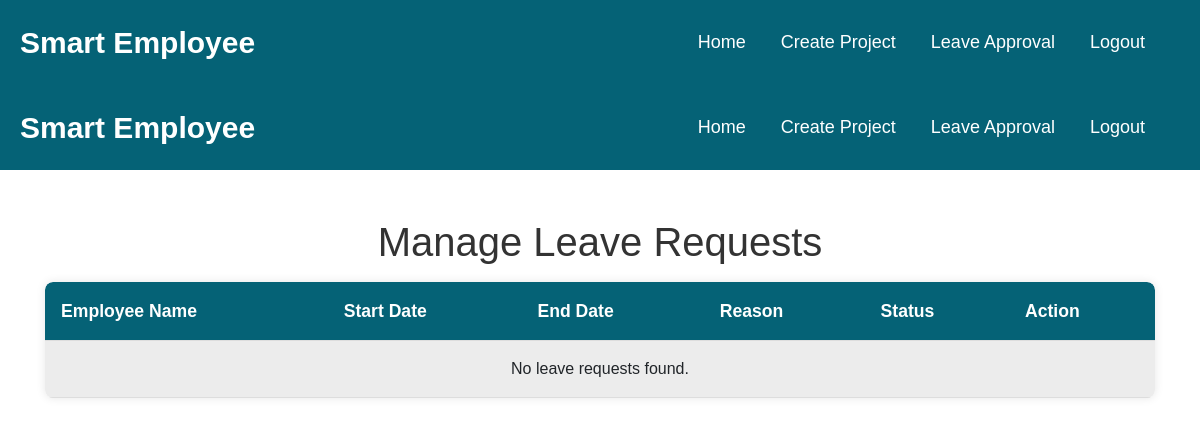
Before: /Manage_Leave_Requests.php with the older database file.
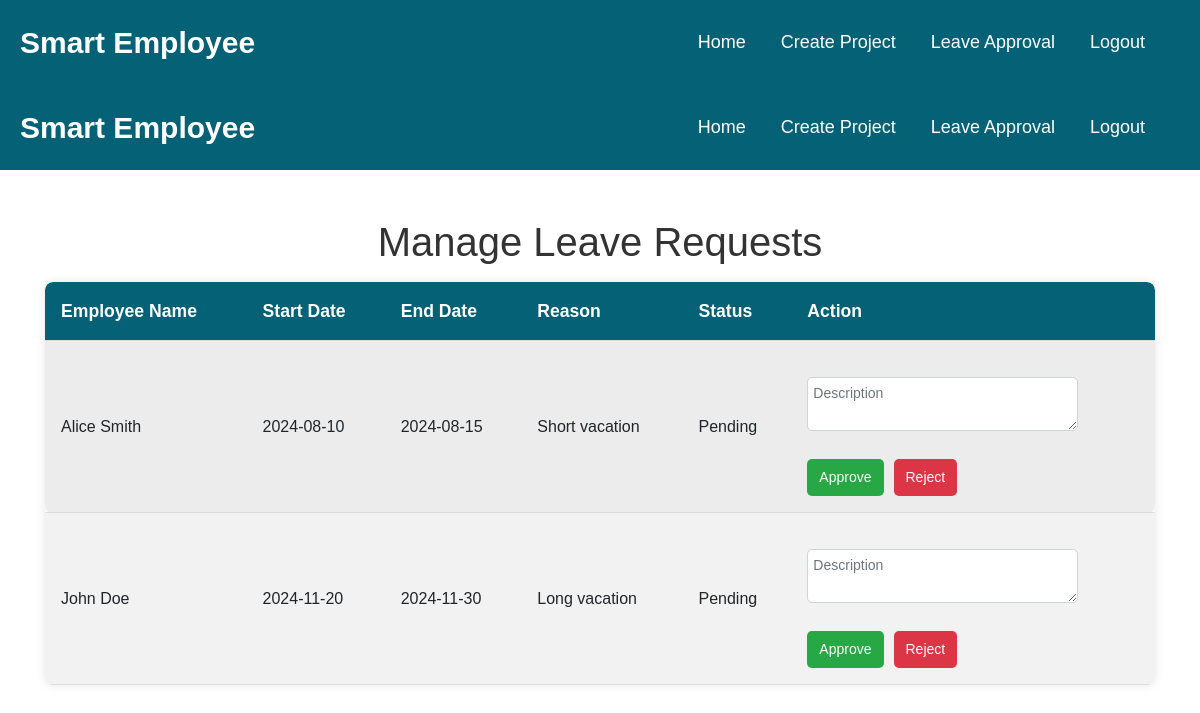
After: the same page with the newer database file.
### tables this page shows
CREATE TABLE `leaverequests` (
  `leave_id` int(11) NOT NULL,
  `user_id` int(11) NOT NULL,
  `LeaveType` enum('casual','sick','earned') NOT NULL,
  `start_date` date NOT NULL,
  `end_date` date NOT NULL,
  `reason` text NOT NULL,
  `status` enum('Pending','Approved','Rejected') NOT NULL DEFAULT 'Pending',
  `requested_on` date NOT NULL,
  `description` text DEFAULT NULL
);

CREATE TABLE `users` (
  `user_id` int(11) NOT NULL,
  `username` varchar(255) NOT NULL,
  `password` varchar(255) NOT NULL,
  `role` varchar(50) DEFAULT NULL,
  `first_name` varchar(100) DEFAULT NULL,
  `last_name` varchar(100) DEFAULT NULL,
  `email` varchar(255) NOT NULL,
  `phone` varchar(15) DEFAULT NULL,
  `address` varchar(255) DEFAULT NULL,
  `date_joined` date DEFAULT NULL,
  `department` varchar(100) DEFAULT NULL,
  `job_title` varchar(100) DEFAULT NULL,
  `date_of_birth` date DEFAULT NULL,
  `emergency_contact_name` varchar(100) DEFAULT NULL,
  `emergency_contact_phone` varchar(15) DEFAULT NULL,
  `emergency_contact_relation` varchar(100) DEFAULT NULL,
  `project_id` int(11) DEFAULT NULL
);

### Manage_Leave_Requests.php (the view, shortened to what this page needs)
<?php
require_once 'db_connection.php';
$sql = "SELECT lr.leave_id, u.first_name, u.last_name, lr.start_date, lr.end_date, lr.reason, lr.status
        FROM LeaveRequests lr
        JOIN Users u ON lr.user_id = u.user_id
        WHERE lr.status = 'Pending'";
$stmt = $pdo->query($sql);
$leave_requests = $stmt->fetchAll(PDO::FETCH_ASSOC);
?>
<!DOCTYPE html>
<html lang="en">
<head>
    <link rel="stylesheet" href="https://cdn.jsdelivr.net/npm/bootstrap@4.6.2/dist/css/bootstrap.min.css">
    <link rel="stylesheet" href="assets/css/style.css">
    <link rel="stylesheet" href="assets/css/style.css">
</head>
<body>
<header>
    <nav class="navigation">
        <a class="navigation-logo" href="#">Smart Employee</a>
        <div class="navigation-cont">
            <a class="navigation-link" href="projectmanager.php">Home</a>
            <a class="navigation-link" href="management.php">Create Project</a>
            <a class="navigation-link" href="Manage_Leave_Requests.php">Leave Approval</a>
            <a class="navigation-link" href="logout.php">Logout</a>
        </div>
    </nav>
  <nav class="navigation">
    <a class="navigation-logo" href="#">Smart Employee</a>
    <div>
      <div class="navigation-cont">
        <a class="navigation-link" href="projectmanager.php">Home</a>
        <a class="navigation-link" href="management.php">Create Project</a>
        <a class="navigation-link" href="Manage_Leave_Requests.php">Leave Approval</a>
        <a class="navigation-link" href="logout.php">Logout</a>
      </div>
    </div>
  </nav>
</header>
<main class="container mt-5">
    <h1>Manage Leave Requests</h1>
    <table class="leave-requests-table table-striped">
        <thead>
            <tr>
                <th>Employee Name</th>
                <th>Start Date</th>
                <th>End Date</th>
                <th>Reason</th>
                <th>Status</th>
                <th>Action</th>
            </tr>
        </thead>
        <tbody>
            <?php if (empty($leave_requests)): ?>
                <tr>
                    <td colspan="6" class="text-center">No leave requests found.</td>
                </tr>
            <?php else: ?>
                <?php foreach ($leave_requests as $request): ?>
                    <tr>
                        <td><?php echo htmlspecialchars($request['first_name'] . ' ' . $request['last_name']); ?></td>
                        <td><?php echo htmlspecialchars($request['start_date']); ?></td>
                        <td><?php echo htmlspecialchars($request['end_date']); ?></td>
                        <td><?php echo htmlspecialchars($request['reason']); ?></td>
                        <td><?php echo htmlspecialchars($request['status']); ?></td>
                        <td>
                            <form method="post" style="display:inline-block;">
                                <div class="form-group">
                                    <textarea name="description" rows="2" cols="30" placeholder="Description" required class="form-control mb-2"></textarea>
                                </div>
                                <div class="action-buttons">
                                    <button type="submit" class="btn btn-success btn-sm mt-2" onclick="setStatus('Approved', <?php echo $request['leave_id']; ?>)">Approve</button>
                                    <button type="submit" class="btn btn-danger btn-sm mt-2" onclick="setStatus('Rejected', <?php echo $request['leave_id']; ?>)">Reject</button>
                                </div>
                            </form>
                        </td>
                    </tr>
                <?php endforeach; ?>
            <?php endif; ?>
        </tbody>
    </table>
</main>
</body>
</html>

Changed rows visible on the page:
added leaverequests: user.last_name "Alice Smith", start_date "2024-08-10", end_date "2024-08-15", reason "Short vacation", status "Pending"
added leaverequests: user.last_name "John Doe", start_date "2024-11-20", end_date "2024-11-30", reason "Long vacation", status "Pending"
Other visible differences:
text no longer shown: "No leave requests found."
